Frame 1 (no input): blank canvas, image omitted
Frame 60 (the mouse pressed at the canvas centre just before this capture): blank canvas, image omitted
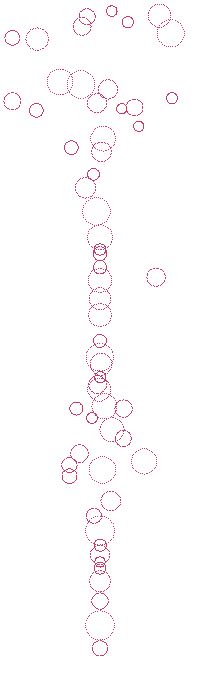
Frame 120 (the mouse held since frame 60 and released just before this capture)

The Processing sketch whose frames 1 and 60 were blank and that drew this single picture after the mouse press (run headless with seeded random() and noise(); from frame 60 on, the mouse is pressed at the canvas centre):

// Processing sketch: WaterAndAir
// ── WaterAndAir.pde
Ball[] all;
int a;
float[] circvals;
float[] cirsvals;
int precision = 40;

void setup() {
  size(200, 700);
  circvals = new float[precision];
  cirsvals = new float[precision];
  for(int a = 0; a < precision; a++) {
    circvals[a] = cos(radians(a*360/precision));
    cirsvals[a] = sin(radians(a*360/precision));
  }
  all = new Ball[0];
  for( a = 0; a < all.length; a++) {
    //   all[a] = new Ball(random(width), random(height), 20, .4, .25);
  }
}

void draw() {
  background(255);
  if(mousePressed) {
    if(mouseButton == LEFT) 
      all = (Ball[])append(all, new Ball(mouseX, mouseY, 10+random(20), .5, .25, color(0, 0, 255), 12));
    else if(mouseButton == CENTER)
            all = (Ball[])append(all, new Brick(mouseX, mouseY, 25, .7));
//      for(a = 0; a < all.length; a++) {
  //      all[a].dx += random(-2, 2);
    //    all[a].dy += random(-2, 2);
      //}
    else
      all = (Ball[])append(all, new Ball(mouseX, mouseY, 10+random(20), .4, -.25, color(200, 60, 100), 12));
  }
  for( a = 0; a < all.length; a++) {
    all[a].run();
  }
  loadPixels();
  for( a = 0; a < all.length; a++) {
    all[a].updateAndShow();
  }
  updatePixels();
}

float bounds(float a, float l, float h) {
  return a > h ? h : a < l ? l : a;
}
int bounds(int a, int l, int h) {
  return a > h ? h : a < l ? l : a;
}

class Ball {
  float x, y;
  float dx, dy;
  float size;
  float power;
  Ball temp;
  int a;
  float d;
  float r;
  float p;
  float ymov;
  int col;
  final int id;

  Ball(float x, float y, float size, float power, float ymov, int col, int id) {
    this.x = x;
    this.y = y;
    this.size = size;
    this.power = power;
    this.ymov = ymov;
    this.col = col;
    this.id = id;
  }

  void run() {
    //  dx = bounds(dx*.96, -10, 10);
    //    dy = bounds(dy*.96+ymov, -10, 10);
    dx *= .96;
    dy = dy*.96+ymov;
    for( a = 0; a < all.length; a++) {
      temp = all[a];
      if(temp != this) {
        //        println(d);
        if(abs(temp.x-x) < (size+temp.size)*2 & abs(temp.y-y) < (size+temp.size)*2) {
          d = dist(x, y, temp.x, temp.y);
          r = atan2(temp.y-y, temp.x-x);
          if(d < size/2+temp.size/2) {
            if(digit(id, 1) == 2) {
              //        p = pow(d-size/2+temp.size/2, 2)*.005;
              p = ((size/2+temp.size/2)-d)*(power+temp.power)/2;
              dx -= cos(r)*p;
              dy -= sin(r)*p;
            }
            else if(digit(id, 1) == 5) {
              x = temp.x-cos(r)*d;
              dx *= .6;
              y = temp.y-sin(r)*d;
              dy *= .6;
            }
          }
        }
      }
    }
  }

  void updateAndShow() {
    x = bounds(x+dx, size/2, width-size/2);
    y = bounds(y+dy, size/2, height-size/2);
    if(x == size/2 | x == width-size/2)
      dx *= -.6;
    if(y == size/2 | y == height-size/2)
      dy *= -.6;
    //    ellipse(x, y, size, size);
    //    pixels[(int)y*width+(int)x] = color(0);
    for(a = 0; a < precision; a++) {
      setAt(x+size/2*circvals[a], y+size/2*cirsvals[a], col);
    }
  }
}

void setAt(float x, float y, int c) {
  pixels[bounds((int)y, 0, height-1)*width+bounds((int)x, 0, width-1)] = c;
}

int digit(float num, int dig) {
  return int((num/pow(10, dig))%1*10);
}

class Brick extends Ball {

  float b;

  Brick(float x, float y, float size, float power) {
    super(x, y, size, power, 0, color(random(50), 200+random(55), 50+random(50)), 555);
  }

  void run() {
  }

  void updateAndShow() {
    for(a = 0; a < precision; a++) {
      setAt(x+size/2*circvals[a], y+size/2*cirsvals[a], col);
    }
  }
}
